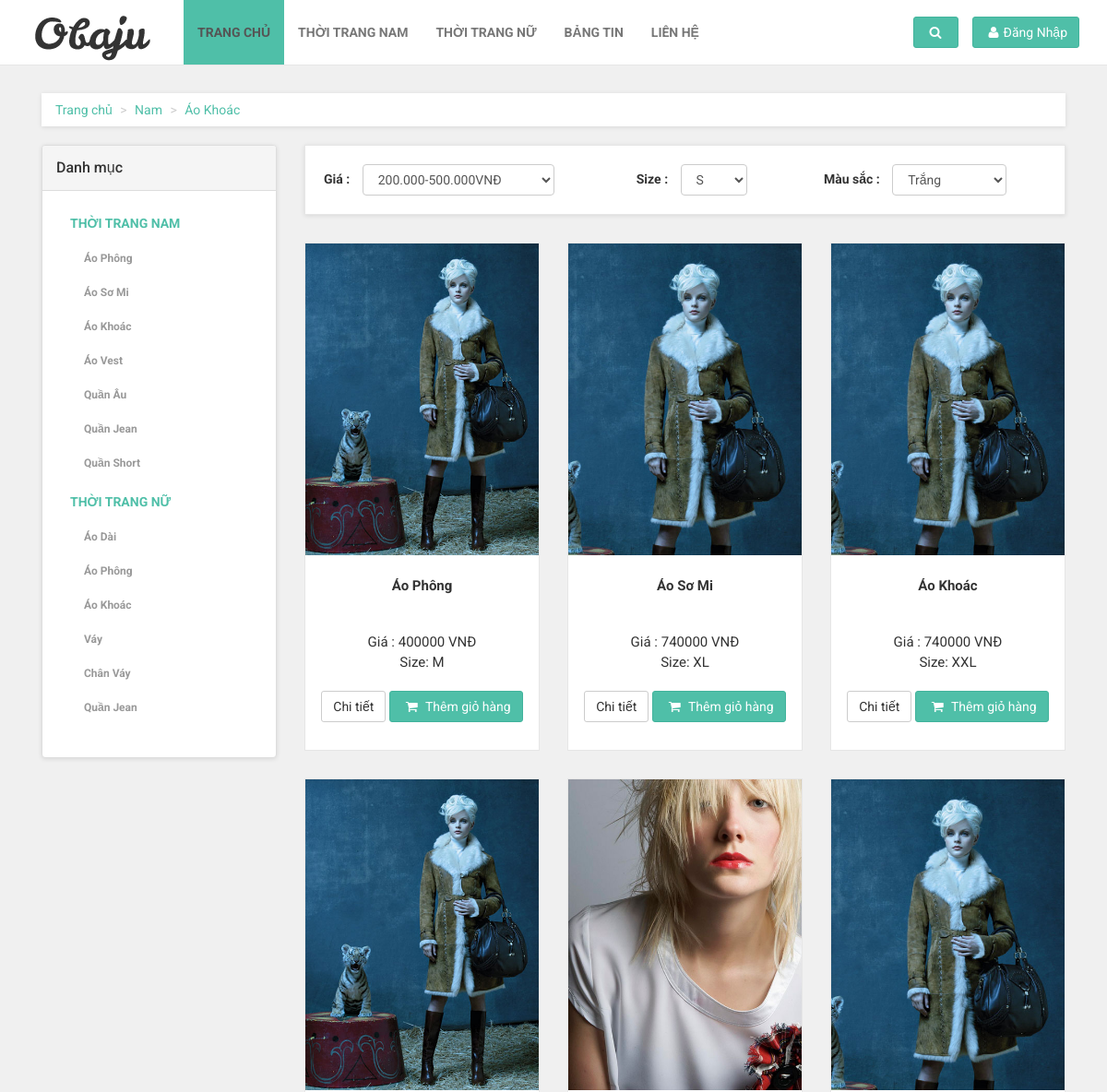
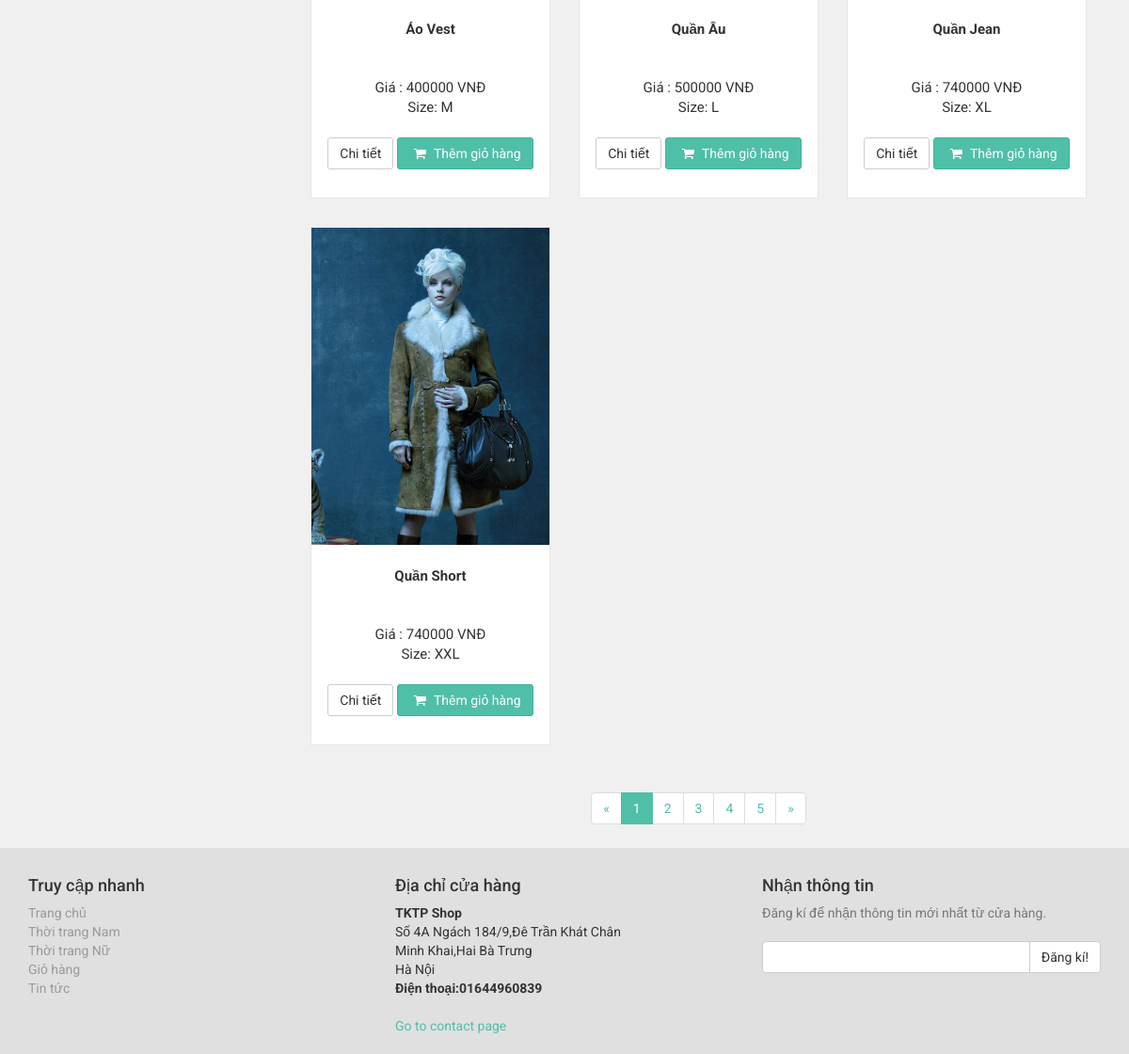
Screenshot of /views/khachhang/route.php?controller=controller_sanpham&action=showSP_type&type_sp=Nam&name_sp=Áo Khoác with the database file from the repository (2 pictures, top to bottom).
### tables this page shows
CREATE TABLE `sanpham` (
  `idsanpham` int(11) NOT NULL,
  `tensanpham` varchar(40) DEFAULT NULL,
  `loaisanpham` varchar(40) DEFAULT NULL,
  `giasanpham` double DEFAULT NULL,
  `mausacsanpham` varchar(40) DEFAULT NULL,
  `sizesanpham` varchar(11) DEFAULT NULL,
  `soluongsanpham` int(40) DEFAULT NULL,
  `motasanpham` text,
  `urlanhsanpham` varchar(255) DEFAULT NULL
);

### controllers/controller_sanpham.php (called while the page is built, shortened)
<?php
require_once (__DIR__."/../models/model_sanpham.php");
require_once (__DIR__."/../models/sanpham.php");
class controller_sanpham {
    private $modelSP;
    public function __construct()
    {
        $this->modelSP=new Model_Sanpham();
    }
    public function showSP_type(){
        $data=$this->modelSP->getSP_type($_GET['type_sp']);
        require_once(__DIR__ . "/../views/khachhang/category.php");
    }
}
?>

### views/khachhang/route.php (called while the page is built, shortened)
<?php
if(isset($_GET["controller"])&&isset($_GET["action"])){
     $action= $_GET["action"];
}
else{
    $controller="controller_error";
    $action="error";
}
$control= new $controller;
$control->$action();
?>

### models/DBconnector.php (called while the page is built)
<?php
class DBConnector {
    public function connect(){
        $host='localhost';
        $user='thangmh3501';
        $password='123456';
        $db='csdl_congngheweb';
        $connection=mysqli_connect($host,$user,$password,$db);
        mysqli_set_charset($connection,"utf8");
        return $connection;
    }
}
?>

### models/model_sanpham.php (called while the page is built, shortened)
<?php
require_once("DBconnector.php");
require_once ("sanpham.php");
class Model_Sanpham{
    private $conn;
    public function __construct()
    {
        $dbconnect= new DBConnector();
        $this->conn = $dbconnect->connect();
    }
    public function getSP_type($type){
        $sql="select * from sanpham where sanpham.loaisanpham='".$type."';";
        $result=$this->conn->query($sql);
        $array_sp= array();
        while($row=$result->fetch_assoc()){
            $sp= new sanpham($row['idsanpham'],$row['tensanpham'],$row['loaisanpham'],$row['giasanpham'],$row['mausacsanpham'],$row['sizesanpham'],
                $row['soluongsanpham'],$row['motasanpham'],$row['urlanhsanpham']);
            array_push($array_sp,$sp);
        }
        return $array_sp;
    }
}
?>

### models/sanpham.php (called while the page is built, shortened)
<?php
class sanpham {
    private $idsanpham;
    private $tensanpham;
    private $giasanpham;
    private $sizesanpham;
    private $urlanhsanpham;
    public function __construct($idsanpham, $tensanpham, $loaisanpham, $giasanpham, $mausacsanpham, $sizesanpham, $soluongsanpham, $motasanpham, $urlanhsanpham)
    {
        $this->idsanpham = $idsanpham;
        $this->tensanpham = $tensanpham;
        $this->giasanpham = $giasanpham;
        $this->sizesanpham = $sizesanpham;
        $this->urlanhsanpham = $urlanhsanpham;
    }
    public function getIdsanpham()
    {
        return $this->idsanpham;
    }
    public function getTensanpham()
    {
        return $this->tensanpham;
    }
    public function getGiasanpham()
    {
        return $this->giasanpham;
    }
    public function getSizesanpham()
    {
        return $this->sizesanpham;
    }
    public function getUrlanhsanpham()
    {
        return $this->urlanhsanpham;
    }
}
?>

### views/khachhang/category.php (the view, shortened to what this page needs)
<?php
require_once(__DIR__."/../../models/sanpham.php");
include 'header.php';
?>
    <div id="all">
        <div id="content">
            <div class="container">
                <div class="col-md-12">
                    <ul class="breadcrumb">
                        <li><a href="index.php">Trang chủ</a>
                        </li>
                        <?php
                        if(!empty($_GET['type_sp'])){
                        ?>
                            <li id="index_typesp"><a href="route.php?controller=controller_sanpham&action=showSP_type&type_sp=<?php echo $_GET['type_sp'];?>"><?php echo $_GET['type_sp'];?></a></li>
                        <?php
                        }
                        ?>
                        <?php
                        if(!empty($_GET['type_sp'])&&!empty($_GET['name_sp'])){
                        ?>
                        <li id="index_namesp"><a href="route.php?controller=controller_sanpham&action=showSP_name&type_sp=<?php echo $_GET['type_sp'];?>&name_sp=<?php echo $_GET['name_sp']; ?>"><?php  echo $_GET['name_sp'];?></a></li>
                        <?php
                        }
                        ?>
                    </ul>
                </div>
                <div class="col-md-3">
                    <div class="panel panel-default sidebar-menu">
                        <div class="panel-heading">
                            <h3 class="panel-title">Danh mục</h3>
                        </div>
                        <div class="panel-body">
                            <ul class="nav nav-pills nav-stacked category-menu">
                                <li>
                                    <a href="route.php?controller=controller_sanpham&action=showSP_type&type_sp=Nam"> Thời trang nam</a>
                                    <ul>
                                        <li><a href="route.php?controller=controller_sanpham&action=showSP_name&type_sp=Nam&name_sp=Áo Phông">Áo Phông</a>
                                        </li>
                                        </li>
                                        <li><a href="route.php?controller=controller_sanpham&action=showSP_name&type_sp=Nam&name_sp=Áo Sơ Mi">Áo Sơ Mi</a>
                                        </li>
                                        <li><a href="route.php?controller=controller_sanpham&action=showSP_name&type_sp=Nam&name_sp=Áo Khoác">Áo Khoác</a>
                                        </li>
                                        <li><a href="route.php?controller=controller_sanpham&action=showSP_name&type_sp=Nam&name_sp=Áo Vest">Áo Vest</a>
                                        </li>
                                        <li><a href="route.php?controller=controller_sanpham&action=showSP_name&type_sp=Nam&name_sp=Quần Âu">Quần Âu</a>
                                        </li>
                                        <li><a href="route.php?controller=controller_sanpham&action=showSP_name&type_sp=Nam&name_sp=Quần Jean">Quần Jean</a>
                                        </li>
                                        <li><a href="route.php?controller=controller_sanpham&action=showSP_name&type_sp=Nam&name_sp=Quần Short">Quần Short</a>
                                        </li>
                                    </ul>
                                <li>
                                    <a href="route.php?controller=controller_sanpham&action=showSP_type&type_sp=Nữ"> Thời trang nữ</a>
                                    <ul>
                                        <li><a href="route.php?controller=controller_sanpham&action=showSP_name&type_sp=Nữ&name_sp=Áo Dài">Áo Dài</a>
                                        </li>
                                        <li><a href="route.php?controller=controller_sanpham&action=showSP_name&type_sp=Nữ&name_sp=Áo Phông">Áo Phông</a>
                                        </li>
                                        <li><a href="route.php?controller=controller_sanpham&action=showSP_name&type_sp=Nữ&name_sp=Áo Khoác">Áo Khoác</a>
                                        </li>
                                        <li><a href="route.php?controller=controller_sanpham&action=showSP_name&type_sp=Nữ&name_sp=Váy">Váy</a>
                                        </li>
                                        <li><a href="route.php?controller=controller_sanpham&action=showSP_name&type_sp=Nữ&name_sp=Chân Váy">Chân Váy</a>
                                        </li>
                                        <li><a href="route.php?controller=controller_sanpham&action=showSP_name&type_sp=Nữ&name_sp=Quần Jean">Quần Jean</a>
                                        </li>
                                    </ul>
                                </li>
                        </div>
                    </div>
                </div>
                <div class="col-md-9">
                    <div class="box info-bar">
                                <div class="row">
                                    <form class="form-inline">
                                        <div class="col-sm-6 col-md-5">
                                            <div class="products-sort-by">
                                                <strong>Giá :</strong>
                                                <select id="select_gia" name="price_sp" class="form-control">
                                                    <option value='"200000" and "500000"'> 200.000-500.000VNĐ</option>
                                                </select>
                                            </div>
                                        </div>
                                        <div class="col-md-3 col-sm-6">
                                            <div class="products-sort-by">
                                                <strong>Size :</strong>
                                                <select id="select_size" name="size_sp" class="form-control">
                                                    <option value="S">S</option>
                                                </select>
                                            </div>
                                        </div>
                                        <div class="col-md-4 col-sm-6">
                                            <div class="products-sort-by">
                                                <strong>Màu sắc :</strong>
                                                <select id="select_mausac" name="color_sp" class="form-control">
                                                    <option value="Trắng">Trắng</option>
                                                </select>
                                            </div>
                                        </div>
                                    </form>
                                </div>
                        </div>
                    <div class="row products showproducts">
                        <?php
                        if(!empty($data)){
                            foreach ($data as $sp) {
                                ?>
                        <div class="col-md-4 col-sm-6">
                            <div class="product">
                                <a href="route.php?controller=controller_sanpham&action=showSP_detail&id_sp=<?php echo $sp-> getIdsanpham();?>" class="visible">
                                    <img src="<?php echo $sp->getUrlanhsanpham(); ?>" alt="" class="img-responsive">
                                </a>
                                <div class="text">
                                    <h3><?php echo $sp->getTensanpham(); ?></h3>
                                    <p class="price">Giá : <?php  echo $sp->getGiasanpham();?> VNĐ<br>
                                        Size: <?php echo $sp->getSizesanpham();?></p>
                                    <p class="buttons">
                                        <a href="route.php?controller=controller_sanpham&action=showSP_detail&id_sp=<?php echo $sp-> getIdsanpham();?>" class="btn btn-default">Chi tiết</a>
                                        <button id="<?php echo $sp->getIdsanpham(); ?>" class="btn btn-primary"><i class="fa fa-shopping-cart"></i> Thêm giỏ hàng</button>
                                    </p>
                                </div>
                            </div>
                        </div>
                     <?php
                       }
                     }
                     ?>
                    </div>
                    <div class="pages">
                        <ul class="pagination">
                            <li><a href="#">&laquo;</a>
                            </li>
                            <li class="active"><a href="#">1</a>
                            </li>
                            <li><a href="#">2</a>
                            </li>
                            <li><a href="#">3</a>
                            </li>
                            <li><a href="#">4</a>
                            </li>
                            <li><a href="#">5</a>
                            </li>
                            <li><a href="#">&raquo;</a>
                            </li>
                        </ul>
                    </div>
                </div>
            </div>
        </div>
    </div>
<?php include 'footer.php' ?>

### views/khachhang/css/style.default.css (style rules this page uses)
a, button { -webkit-transition: all 0.2s ease-out; -moz-transition: all 0.2s ease-out; transition: all 0.2s ease-out; }
a i.fa, button i.fa { margin: 0 5px; }
.breadcrumb { -webkit-box-shadow: 0 1px 5px rgba(0, 0, 0, 0.1); box-shadow: 0 1px 5px rgba(0, 0, 0, 0.1); }
.box { background: #fff; margin: 0 0 30px; border: solid 1px #e6e6e6; -webkit-box-sizing: border-box; -moz-box-sizing: border-box; box-sizing: border-box; padding: 20px; -webkit-box-shadow: 0 1px 5px rgba(0, 0, 0, 0.1); box-shadow: 0 1px 5px rgba(0, 0, 0, 0.1); }
#content .panel.sidebar-menu { -webkit-box-sizing: border-box; -moz-box-sizing: border-box; box-sizing: border-box; -webkit-box-shadow: 0 1px 5px rgba(0, 0, 0, 0.1); box-shadow: 0 1px 5px rgba(0, 0, 0, 0.1); }
#content .panel.sidebar-menu h3 { padding: 5px 0; margin: 0; }
#content .panel.sidebar-menu ul.nav.category-menu { margin-bottom: 20px; }
#content .panel.sidebar-menu ul.nav.category-menu li a { text-transform: uppercase; font-weight: bold; }
#content .panel.sidebar-menu ul.nav ul { list-style: none; padding-left: 0; }
#content .panel.sidebar-menu ul.nav ul li { display: block; }
#content .panel.sidebar-menu ul.nav ul li a { position: relative; font-weight: normal; text-transform: none !important; display: block; padding: 10px 15px; padding-left: 30px; font-size: 12px; color: #999999; }
#content .info-bar { line-height: 32px; vertical-align: middle; }
#content .info-bar .products-sort-by select { margin-left: 10px; }
#content .product { background: #fff; border: solid 1px #e6e6e6; -webkit-box-sizing: border-box; -moz-box-sizing: border-box; box-sizing: border-box; margin-bottom: 30px; }
#content .product .text { padding: 5px 5px 0; }
#content .product .text h3 { font-size: 15px; font-weight: 700; height: 39.6px; text-align: center; overflow: hidden; }
#content .product .text p.price { font-size: 15px; text-align: center; font-weight: normal; }
#content .product .text .buttons { clear: both; text-align: center; }
#content .product .text .buttons .btn { margin-bottom: 10px; }
#content .pages { text-align: center; }
#content .pages .pagination { text-align: center; }
.nav { margin-bottom: 0; padding-left: 0; list-style: none; }
.nav > li > a { padding: 10px 15px; }
.nav-pills > li > a { border-radius: 0; }
body { font-family: "Roboto", Helvetica, Arial, sans-serif; font-size: 14px; line-height: 1.42857143; color: #333333; background-color: #f0f0f0; }
a { color: #4fbfa8; text-decoration: none; }
.breadcrumb { padding: 8px 15px; margin-bottom: 20px; background-color: #ffffff; border-radius: 0; }
.breadcrumb > li + li:before { content: ">\00a0"; color: #cccccc; }
.btn { font-weight: normal; font-family: "Roboto", Helvetica, Arial, sans-serif; padding: 6px 12px; font-size: 14px; line-height: 1.42857143; border-radius: 3px; }
.btn-primary { color: #ffffff; background-color: #4fbfa8; border-color: #41b39c; }
.form-control { -webkit-box-shadow: none; box-shadow: none; }
.pagination { margin: 20px 0; font-family: "Roboto", Helvetica, Arial, sans-serif; border-radius: 0; }
.pagination > li > a, .pagination > li > span { padding: 6px 12px; line-height: 1.42857143; text-decoration: none; color: #4fbfa8; background-color: #ffffff; border: 1px solid #dddddd; }
.pagination > .active > a, .pagination > .active > span, .pagination > .active > a:hover, .pagination > .active > span:hover, .pagination > .active > a:focus, .pagination > .active > span:focus { z-index: 2; color: #ffffff; background-color: #4fbfa8; border-color: #4fbfa8; }
h1, h2, h3, h4, h5, h6, .h1, .h2, .h3, .h4, .h5, .h6 { font-family: inherit; font-weight: 500; line-height: 1.1; color: inherit; }
h1, .h1, h2, .h2, h3, .h3 { margin-top: 20px; margin-bottom: 20px; }
p, ul, ol { margin: 0 0 20px; }

### views/khachhang/css/custom.css (style rules this page uses)
.img-responsive { max-width: 100%; height: auto; display:block; }

### rows the page displays
sanpham: urlanhsanpham (picture), tensanpham "Áo Phông", giasanpham "400000", sizesanpham "M"
sanpham: urlanhsanpham (picture), tensanpham "Áo Sơ Mi", giasanpham "740000", sizesanpham "XL"
sanpham: urlanhsanpham (picture), tensanpham "Áo Khoác", giasanpham "740000", sizesanpham "XXL"
sanpham: urlanhsanpham (picture), tensanpham "Áo Vest", giasanpham "400000", sizesanpham "M"
sanpham: urlanhsanpham (picture), tensanpham "Quần Âu", giasanpham "500000", sizesanpham "L"
sanpham: urlanhsanpham (picture), tensanpham "Quần Jean", giasanpham "740000", sizesanpham "XL"
sanpham: urlanhsanpham (picture), tensanpham "Quần Short", giasanpham "740000", sizesanpham "XXL"

### other values shown
$_GET['type_sp'] "Nam"
$_GET['name_sp'] "Áo Khoác"
